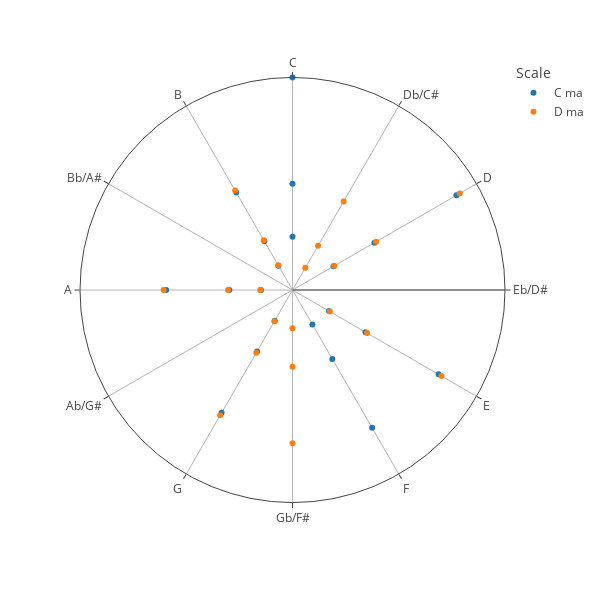

Here is the notebook cell this chart was saved with:
### Code cell
fig = st.SpiralPlot.draw(
    (
        # st.Chromatic("C"),
        st.Major("C"),
        st.Major("D"),
        # st.DiatonicMode("C", 6),
        # st.Minor("C"),
    ),
    octaves_above=2,
    octaves_below=0,
)
fig.write_image("test.png")
fig.show()

### Figure 1 — Plotly figure (JSON) as saved in the notebook; plotly's stock layout.template omitted (floating-point values rounded to 4 significant figures)
{"data": [{"hovertemplate": "<b>%{hovertext}</b><br><br>name=C ma<br>wavelength=%{r}<br>angle=%{theta}<extra></extra>", "hovertext": ["C ma", "C ma", "C ma", "C ma", "C ma", "C ma", "C ma", "C ma", "C ma", "C ma", "C ma", "C ma", "C ma", "C ma", "C ma", "C ma", "C ma", "C ma", "C ma", "C ma", "C ma"], "legendgroup": "C ma", "marker": {"color": "#1F77B4", "symbol": "circle"}, "mode": "markers", "name": "C ma", "r": [1, 0.8909, 0.7937, 0.7492, 0.6674, 0.5946, 0.5297, 0.5, 0.4454, 0.3969, 0.3746, 0.3337, 0.2973, 0.2649, 0.25, 0.2227, 0.1984, 0.1873, 0.1669, 0.1487, 0.1324], "showlegend": true, "subplot": "polar", "theta": [0, 60.0, 120.0, 150.0, 210.0, 270.0, 330.0, 0, 60, 120.0, 150, 210.0, 270, 330, 0, 60.0, 120, 150, 210, 270.0, 330.0], "type": "scatterpolar"}, {"hovertemplate": "<b>%{hovertext}</b><br><br>name=D ma<br>wavelength=%{r}<br>angle=%{theta}<extra></extra>", "hovertext": ["D ma", "D ma", "D ma", "D ma", "D ma", "D ma", "D ma", "D ma", "D ma", "D ma", "D ma", "D ma", "D ma", "D ma", "D ma", "D ma", "D ma", "D ma", "D ma", "D ma", "D ma"], "legendgroup": "D ma", "marker": {"color": "#FF7F0E", "symbol": "circle"}, "mode": "markers", "name": "D ma", "r": [0.9087, 0.8096, 0.7212, 0.6808, 0.6065, 0.5403, 0.4814, 0.4544, 0.4048, 0.3606, 0.3404, 0.3032, 0.2702, 0.2407, 0.2272, 0.2024, 0.1803, 0.1702, 0.1516, 0.1351, 0.1203], "showlegend": true, "subplot": "polar", "theta": [60.0, 120.0, 180.0, 210.0, 270.0, 330.0, 30.0, 60, 120.0, 180.0, 210.0, 270, 330.0, 30, 60.0, 120, 180, 210.0, 270, 330.0, 30.0], "type": "scatterpolar"}], "layout": {"height": 600, "legend": {"title": {"text": "Scale"}, "tracegroupgap": 0}, "margin": {"t": 60}, "polar": {"angularaxis": {"direction": "clockwise", "rotation": 90, "ticktext": ["C", "Db/C#", "D", "Eb/D#", "E", "F", "Gb/F#", "G", "Ab/G#", "A", "Bb/A#", "B"], "tickvals": [0, 30, 60, 90, 120, 150, 180, 210, 240, 270, 300, 330]}, "domain": {"x": [0, 1], "y": [0, 1]}, "radialaxis": {"range": [0, 1], "showgrid": false, "showticklabels": false, "ticks": ""}}, "width": 600}}
